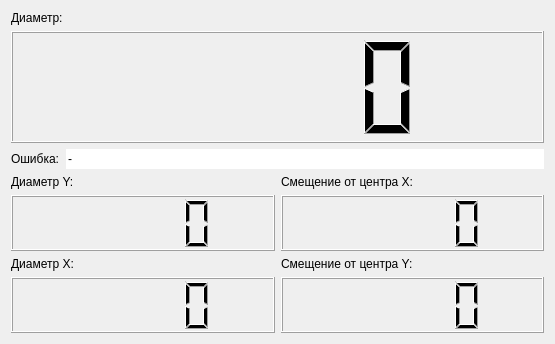
<?xml version="1.0" encoding="UTF-8"?>
<ui version="4.0">
 <class>diameterLooker</class>
 <widget class="QWidget" name="diameterLooker">
  <property name="geometry">
   <rect>
    <x>0</x>
    <y>0</y>
    <width>555</width>
    <height>344</height>
   </rect>
  </property>
  <property name="windowTitle">
   <string>Form</string>
  </property>
  <layout class="QGridLayout" name="gridLayout">
   <item row="0" column="0">
    <layout class="QVBoxLayout" name="VLayout" stretch="1,1">
     <property name="bottomMargin">
      <number>0</number>
     </property>
     <item>
      <layout class="QVBoxLayout" name="verticalLayout">
       <item>
        <widget class="QLabel" name="label">
         <property name="sizePolicy">
          <sizepolicy hsizetype="Preferred" vsizetype="Fixed">
           <horstretch>0</horstretch>
           <verstretch>0</verstretch>
          </sizepolicy>
         </property>
         <property name="text">
          <string>Диаметр:</string>
         </property>
        </widget>
       </item>
       <item>
        <widget class="QLCDNumber" name="lcdNumber">
         <property name="minimumSize">
          <size>
           <width>0</width>
           <height>50</height>
          </size>
         </property>
        </widget>
       </item>
       <item>
        <layout class="QHBoxLayout" name="horizontalLayout">
         <item>
          <widget class="QLabel" name="_4">
           <property name="sizePolicy">
            <sizepolicy hsizetype="Fixed" vsizetype="Maximum">
             <horstretch>0</horstretch>
             <verstretch>0</verstretch>
            </sizepolicy>
           </property>
           <property name="text">
            <string>Ошибка:</string>
           </property>
          </widget>
         </item>
         <item>
          <widget class="QLineEdit" name="errorLabel">
           <property name="text">
            <string>-</string>
           </property>
           <property name="frame">
            <bool>false</bool>
           </property>
           <property name="readOnly">
            <bool>true</bool>
           </property>
          </widget>
         </item>
        </layout>
       </item>
      </layout>
     </item>
     <item>
      <layout class="QHBoxLayout" name="HLayout" stretch="0,0">
       <item>
        <layout class="QVBoxLayout" name="verticalLayout_4">
         <item>
          <layout class="QVBoxLayout" name="verticalLayout_2">
           <item>
            <widget class="QLabel" name="label_3">
             <property name="sizePolicy">
              <sizepolicy hsizetype="Preferred" vsizetype="Fixed">
               <horstretch>0</horstretch>
               <verstretch>0</verstretch>
              </sizepolicy>
             </property>
             <property name="text">
              <string>Диаметр Y:</string>
             </property>
            </widget>
           </item>
           <item>
            <widget class="QLCDNumber" name="lcdNumber_3">
             <property name="minimumSize">
              <size>
               <width>0</width>
               <height>50</height>
              </size>
             </property>
            </widget>
           </item>
          </layout>
         </item>
         <item>
          <layout class="QVBoxLayout" name="verticalLayout_3">
           <item>
            <widget class="QLabel" name="label_2">
             <property name="sizePolicy">
              <sizepolicy hsizetype="Preferred" vsizetype="Fixed">
               <horstretch>0</horstretch>
               <verstretch>0</verstretch>
              </sizepolicy>
             </property>
             <property name="text">
              <string>Диаметр Х:</string>
             </property>
            </widget>
           </item>
           <item>
            <widget class="QLCDNumber" name="lcdNumber_2">
             <property name="minimumSize">
              <size>
               <width>0</width>
               <height>50</height>
              </size>
             </property>
            </widget>
           </item>
          </layout>
         </item>
        </layout>
       </item>
       <item>
        <layout class="QVBoxLayout" name="verticalLayout_5">
         <item>
          <widget class="QLabel" name="label_4">
           <property name="sizePolicy">
            <sizepolicy hsizetype="Preferred" vsizetype="Fixed">
             <horstretch>0</horstretch>
             <verstretch>0</verstretch>
            </sizepolicy>
           </property>
           <property name="text">
            <string>Смещение от центра X:</string>
           </property>
          </widget>
         </item>
         <item>
          <widget class="QLCDNumber" name="lcdNumber_4"/>
         </item>
         <item>
          <widget class="QLabel" name="label_5">
           <property name="sizePolicy">
            <sizepolicy hsizetype="Preferred" vsizetype="Fixed">
             <horstretch>0</horstretch>
             <verstretch>0</verstretch>
            </sizepolicy>
           </property>
           <property name="text">
            <string>Смещение от центра Y:</string>
           </property>
          </widget>
         </item>
         <item>
          <widget class="QLCDNumber" name="lcdNumber_5"/>
         </item>
        </layout>
       </item>
      </layout>
     </item>
    </layout>
   </item>
  </layout>
 </widget>
 <resources/>
 <connections/>
</ui>
